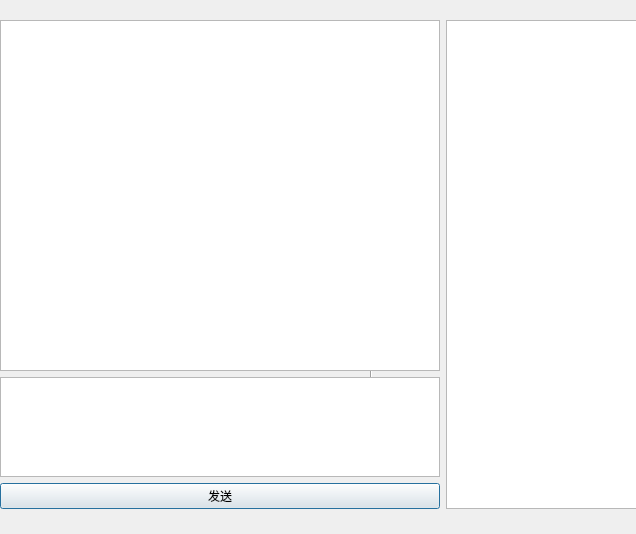
<?xml version="1.0" encoding="UTF-8"?>
<ui version="4.0">
 <class>QtChatroomClientClass</class>
 <widget class="QDialog" name="QtChatroomClientClass">
  <property name="geometry">
   <rect>
    <x>0</x>
    <y>0</y>
    <width>636</width>
    <height>534</height>
   </rect>
  </property>
  <property name="sizePolicy">
   <sizepolicy hsizetype="Minimum" vsizetype="Maximum">
    <horstretch>0</horstretch>
    <verstretch>0</verstretch>
   </sizepolicy>
  </property>
  <property name="cursor">
   <cursorShape>ArrowCursor</cursorShape>
  </property>
  <property name="windowTitle">
   <string>Dialog</string>
  </property>
  <widget class="Line" name="line_2">
   <property name="geometry">
    <rect>
     <x>370</x>
     <y>330</y>
     <width>3</width>
     <height>61</height>
    </rect>
   </property>
   <property name="orientation">
    <enum>Qt::Vertical</enum>
   </property>
  </widget>
  <widget class="QWidget" name="horizontalLayoutWidget">
   <property name="geometry">
    <rect>
     <x>0</x>
     <y>20</y>
     <width>638</width>
     <height>489</height>
    </rect>
   </property>
   <layout class="QHBoxLayout" name="horizontalLayout">
    <item>
     <layout class="QVBoxLayout" name="verticalLayout">
      <property name="sizeConstraint">
       <enum>QLayout::SetMinAndMaxSize</enum>
      </property>
      <item>
       <widget class="QListWidget" name="chatListWidget"/>
      </item>
      <item>
       <widget class="QTextEdit" name="inputTextEdit">
        <property name="enabled">
         <bool>true</bool>
        </property>
        <property name="sizePolicy">
         <sizepolicy hsizetype="Minimum" vsizetype="Expanding">
          <horstretch>0</horstretch>
          <verstretch>0</verstretch>
         </sizepolicy>
        </property>
        <property name="minimumSize">
         <size>
          <width>440</width>
          <height>100</height>
         </size>
        </property>
        <property name="maximumSize">
         <size>
          <width>440</width>
          <height>100</height>
         </size>
        </property>
        <property name="mouseTracking">
         <bool>false</bool>
        </property>
        <property name="html">
         <string>&lt;!DOCTYPE HTML PUBLIC &quot;-//W3C//DTD HTML 4.0//EN&quot; &quot;http://www.w3.org/TR/REC-html40/strict.dtd&quot;&gt;
&lt;html&gt;&lt;head&gt;&lt;meta name=&quot;qrichtext&quot; content=&quot;1&quot; /&gt;&lt;style type=&quot;text/css&quot;&gt;
p, li { white-space: pre-wrap; }
&lt;/style&gt;&lt;/head&gt;&lt;body style=&quot; font-family:'SimSun'; font-size:9pt; font-weight:400; font-style:normal;&quot;&gt;
&lt;p style=&quot;-qt-paragraph-type:empty; margin-top:0px; margin-bottom:0px; margin-left:0px; margin-right:0px; -qt-block-indent:0; text-indent:0px;&quot;&gt;&lt;br /&gt;&lt;/p&gt;&lt;/body&gt;&lt;/html&gt;</string>
        </property>
        <property name="overwriteMode">
         <bool>false</bool>
        </property>
       </widget>
      </item>
      <item>
       <widget class="QPushButton" name="pushButton">
        <property name="text">
         <string>发送</string>
        </property>
       </widget>
      </item>
     </layout>
    </item>
    <item>
     <widget class="QListWidget" name="onlineListWidget"/>
    </item>
    <item>
     <layout class="QVBoxLayout" name="verticalLayout_2"/>
    </item>
   </layout>
  </widget>
 </widget>
 <resources/>
 <connections>
  <connection>
   <sender>pushButton</sender>
   <signal>clicked()</signal>
   <receiver>QtChatroomClientClass</receiver>
   <slot>SendButton()</slot>
   <hints>
    <hint type="sourcelabel">
     <x>257</x>
     <y>493</y>
    </hint>
    <hint type="destinationlabel">
     <x>342</x>
     <y>527</y>
    </hint>
   </hints>
  </connection>
 </connections>
 <slots>
  <slot>SendButton()</slot>
 </slots>
</ui>
